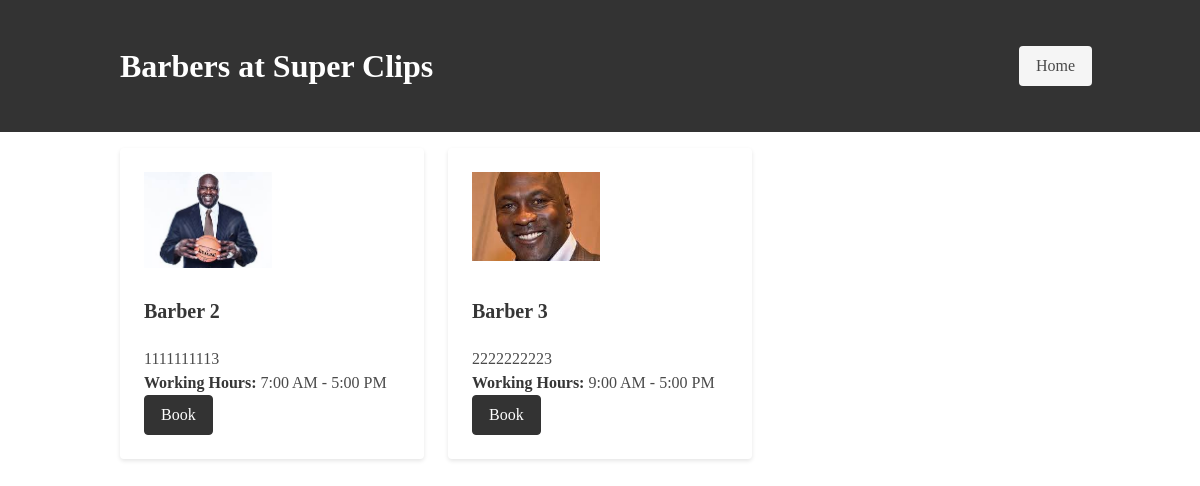
The app's page /shop/9/barbers/ with its own data.
### LineUp/Barber/models.py (models this page shows, shortened)
class Shop(models.Model):
    name = models.CharField(max_length=100)
    address = models.CharField(max_length=255)
    email = models.EmailField()
    phone_number = models.CharField(max_length=12)
    owner = models.ForeignKey(Owner, on_delete=models.SET_NULL, null=True, related_name='owned_shops')
    affiliation_code = models.CharField(max_length=10, unique=True, blank=True)
    description = models.TextField(blank=True, null=True)
    barbers = models.ManyToManyField('Barber', related_name='shops', blank=True)
    slug = models.SlugField(unique=True, blank=True)

class Barber(models.Model):
    user = models.OneToOneField(User, on_delete=models.CASCADE, primary_key=True)
    work_start_time = models.TimeField(default=time(9, 0))  # Default to 9:00 AM
    work_end_time = models.TimeField(default=time(17, 0))   # Default to 5:00 PM
    affiliation_code = models.CharField(max_length=10, blank=True, null=True)

class User(AbstractUser):
    is_customer = models.BooleanField(default=False)
    is_barber = models.BooleanField(default=False)
    is_owner = models.BooleanField(default=False)
    email = models.EmailField(unique=True)
    profile_pic = models.ImageField(upload_to='uploads/', default='images/customer.JPG')
    first_name = models.CharField(max_length=30, blank=True)
    last_name = models.CharField(max_length=30, blank=True)
    phone_num = models.CharField(max_length=12, blank=True)
    slug = AutoSlugField(populate_from='username', unique=True)

### LineUp/Barber/views.py (the view)
# urls.py: path('shop/<int:shop_id>/barbers/', views.barbers_list_view, name='barbers_list'),
def barbers_list_view(request, shop_id):
   shop = get_object_or_404(Shop, id=shop_id)
   barbers = Barber.objects.filter(shops=shop)
   return render(request, 'Barber/barbers_list.html', {'barbers': barbers, 'shop': shop})

### LineUp/Barber/templates/Barber/barbers_list.html (shortened to what this page needs)
{% load static %}
<!DOCTYPE html>
<html lang="en">
<head>
    <link rel="stylesheet" href="https://cdn.jsdelivr.net/npm/bulma@0.9.3/css/bulma.min.css">
</head>
<body>
    <section class="hero is-danger">
        <div class="hero-body">
            <div class="container">
                <div class="columns is-vcentered">
                    <div class="column">
                        <h1 class="title">Barbers at {{ shop.name }}</h1>
                    </div>
                    <a href="{% url 'index' %}" class="button is-light">Home</a>
                </div>
            </div>
        </div>
    </section>
    <div class="container mt-4">
        <div class="columns is-multiline">
            {% for barber in shop.barbers.all %}
            <div class="column is-one-third">
                <div class="card">
                    <div class="card-content">
                        <figure class="image is-128x128">
                            <img src="{{ barber.user.profile_pic.url }}" alt="Barber's Profile Picture">
                        </figure>
                        <p class="title is-5">{{ barber.user.get_full_name }}</p>
                        <p>{{ barber.user.phone_num }}</p>
                        <p><strong>Working Hours:</strong> {{ barber.work_start_time|date:"g:i A" }} - {{ barber.work_end_time|date:"g:i A" }}</p>
                        <a href="{% url 'barber_book' barber_slug=barber.user.slug %}" class="button">Book</a>
                    </div>
                </div>
            </div>
            {% empty %}
            <div class="column">
                <p>No barbers listed.</p>
            </div>
            {% endfor %}
        </div>
    </div>
</body>
</html>

### LineUp/Barber/templates/Barber/barbers_list.html (style rules this page uses)
body { font-family: "Garamond", serif; background-color: white; color: #333; }
.hero.is-danger, .has-background-primary { background-color: #333; color: white; }
.card { box-shadow: 0 2px 4px rgba(0, 0, 0, 0.1); margin-bottom: 20px; }
.button { background-color: #333; border-color: #333; color: white; }

### records on screen
Shop: name "Super Clips"
Barber: user.profile_pic (picture), user.get_full_name "Barber 2", user.phone_num "1111111113", work_start_time "7:00 AM", work_end_time "5:00 PM"
Barber: user.profile_pic (picture), user.get_full_name "Barber 3", user.phone_num "2222222223", work_start_time "9:00 AM", work_end_time "5:00 PM"
